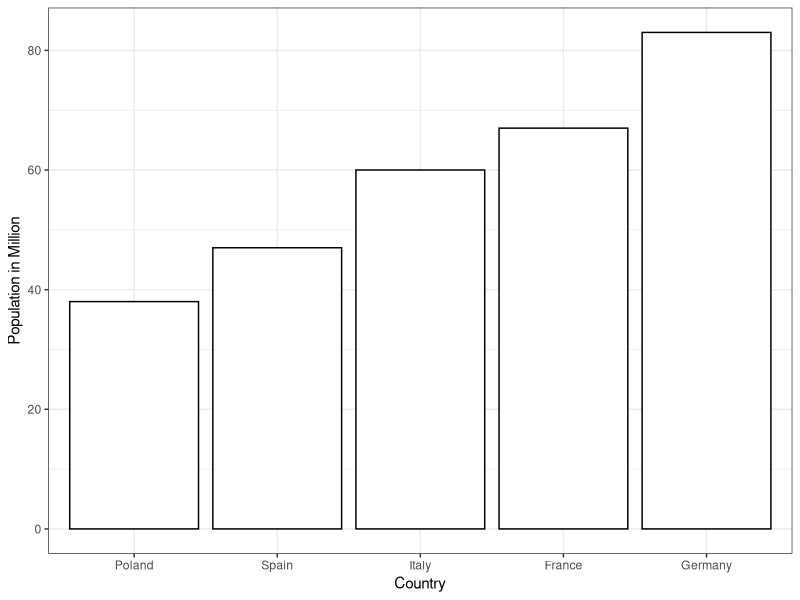

This figure's R source:
## ---- chunk 1
#| echo: true
#| eval: true
age <- c(18, 23, 21, 57, 24, 19)
mean_age <- mean(age)
## ---- chunk 2
#| echo: true
#| eval: true
#| label: fig-demo
#| fig-cap: "A demo figure"
library(forcats)
library(ggplot2)

demo_data <- data.frame(
  country = c("Germany", "France", "Italy", "Spain", "Poland"),
  pop = c(83, 67, 60, 47, 38)
)

ggplot(
  data = demo_data,
  aes(x = fct_reorder(country, pop), y = pop)
) +
  geom_col(fill = "white", color = "black") +
  theme_bw() +
  labs(x = "Country", y = "Population in Million")
